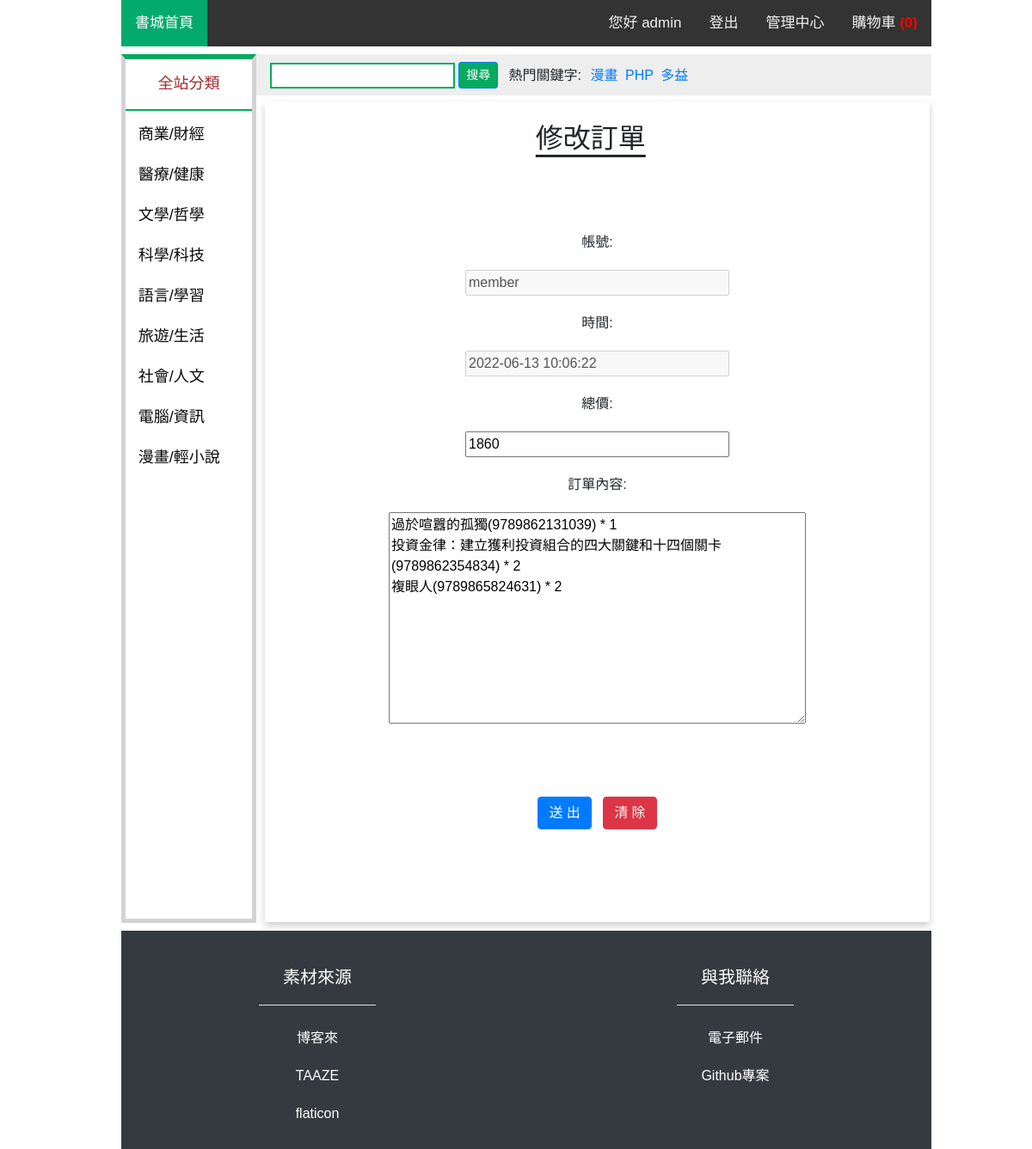
The app's page /admin_order_modify.php?id=member&time=2022-06-13 10:06:22 (signed in) with its own data.
### tables this page shows
CREATE TABLE `user_order` (
  `account` varchar(20) NOT NULL,
  `time` datetime NOT NULL,
  `cost` int(11) NOT NULL,
  `list` varchar(1000) NOT NULL
);

### admin_order_modify.php (the view, shortened to what this page needs)
<?php
$id = $_GET['id'];
$time = $_GET['time'];
$link = mysqli_connect("localhost", "root", "root123456", "group_07") or die("無法開啟MySQL資料庫連結!<br>");
mysqli_query($link, 'SET CHARACTER SET utf8');
mysqli_query($link, "SET collation_connection = 'utf8_unicode_ci'");
$sql = "SELECT * FROM `user_order` where account='$id' AND time='$time'";
if ($result = mysqli_query($link, $sql)) {
    if ($row = mysqli_fetch_assoc($result))
        mysqli_free_result($result);
    else {
        mysqli_free_result($result);
        mysqli_close($link);
        echo "<script type='text/javascript'>alert('無資料!');
        window.location.href='admin_order.php';
        </script>";
    }
}
?>
<!DOCTYPE html>
<html lang="en">
<head>
    <?php include("import.php"); ?>
</head>
<body>
    <div class="container-fulid">
        <?php include("topnav.php"); ?>
        <div class="row" style="margin-top: 1%;">
            <?php include("sidebar.php"); ?>
            <div class="col-12 col-lg-10">
                <div class="row">
                    <?php include("searchbar.php"); ?>
                </div>
                <div class="row">
                    <div class="col-12" style="padding-left: 10px; padding-right:2px;">
                        <form class="form-horizontal" id="form1" name="form1" action="admin_order_verify.php" method="POST">
                            <div class="form-group logbox">
                                <h2 style="margin-right:2%;text-align:center; text-decoration:underline; text-underline-position: under;">修改訂單</h2>
                                <br><br>
                                <table cellspacing="2" cellpadding="10" align=center>
                                    <tr>
                                        <td class="control-label" colspan="2">帳號:</td>
                                    </tr>
                                    <tr>
                                        <td colspan="2">
                                            <input type="text" name="" id="" size="30" maxlength="30" value="<?php echo $id;?>" disabled>
                                        </td>
                                    </tr>
                                    <tr>
                                        <td class="control-label" colspan="2">時間:</td>
                                    </tr>
                                    <tr>
                                        <td colspan="2">
                                            <input type="text" name="" id="" size="30" maxlength="30" value="<?php echo $time;?>" disabled>
                                        </td>
                                    </tr>
                                    <br>
                                    <tr>
                                        <td class="control-label" width='50'>總價:</td>
                                    </tr>
                                    <tr>
                                        <td width='400'>
                                            <input type="text" id="cost" name="cost" size="30" maxlength="30" value="<?php echo $row['cost'];?>">
                                        </td>
                                    </tr>
                                    <tr>
                                        <td class="control-label" width='50'>訂單內容:</td>
                                    </tr>
                                    <tr>
                                        <td width='400'>
                                            <textarea name="list" cols="50" rows="10"><?php echo $row['list'];?></textarea>
                                        </td>
                                    </tr>
                                    <tr>
                                        <td colspan="2">&nbsp;</td>
                                    </tr>
                                </table>
                                <br>
                                <button type="submit" class="btn btn-primary">送 出</button>&nbsp;&nbsp;
                                <button type="reset" class="btn btn-danger">清 除</button>
                            </div>
                        </form>
                    </div>
                </div>
            </div>
        </div>
        <?php include("footer.php"); ?>
    </div>
</body>
</html>

### css/style.css (style rules this page uses)
body { font-family: 'Noto Sans TC', sans-serif, '微軟正黑體'; padding: 0px; }
@media only screen and (min-width: 900px) { body { width: 76%; margin-left: 13%; } }
.logbox { padding-top: 3%; padding-bottom: 14%; box-shadow: 0 4px 8px 0 rgba(0, 0, 0, 0.2); text-align: center; margin-bottom: 1px; }

### records on screen
user_order: cost "1860", list "過於喧囂的孤獨(9789862131039) * 1 投資金律：建立獲利投資組合的四大關鍵和十四個關卡(9789862354834) * 2 複眼人(9789865824631) * 2"

### other values on screen
$_SESSION['cnt'] "0"
$_SESSION['account'] "admin"
